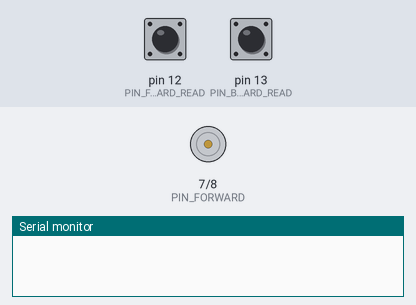
A sketch run on a simulated Arduino Uno, built with avr-gcc and run on an emulated ATmega328P. On the bench: motor-driver pin pairs drawn as motors (green arrow = first pin HIGH = forward, orange = second pin HIGH = backward, longer = more drive, scaled by the enable pin), the last lines printed to the serial monitor. The test bench sets the inputs (shaded band); at power-on: pin 12 (PIN_FORWARD_READ) HIGH, pin 13 (PIN_BACKWARD_READ) HIGH.

Above: at 6.8 s.
6.9 s: pin 12 (PIN_FORWARD_READ) pulled LOW for 3 s
At 9.3 s:
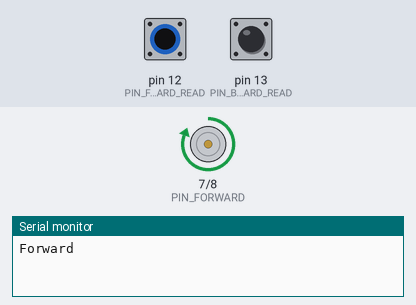
13.5 s: pin 13 (PIN_BACKWARD_READ) pulled LOW for 3 s
At 16.2 s:
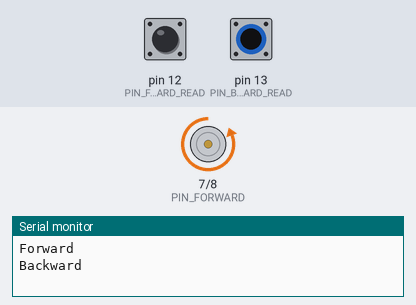
Timing chart, 0 to 18.0 s (numbered marks = the images above; inputs shaded):
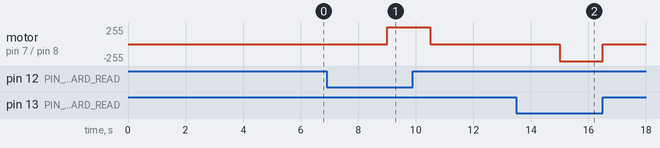

Measured:
- after the input at 6.9 s, motor on pin 7 (PIN_FORWARD) / pin 8 (PIN_BACKWARD): stopped → forward 255/255 after 2.1 s, → stopped 1.5 s later
- after the input at 13.5 s, motor on pin 7 (PIN_FORWARD) / pin 8 (PIN_BACKWARD): stopped → backward 255/255 after 1.5 s, → stopped 1.5 s later

The sketch:

try_driver.ino
```cpp
#define PIN_MOTOR_SPEED 5
#define PIN_FORWARD 7
#define PIN_BACKWARD 8
#define PIN_FORWARD_READ 12
#define PIN_BACKWARD_READ 13

void setup() {
  Serial.begin(9600);
  pinMode(PIN_MOTOR_SPEED, OUTPUT);
  pinMode(PIN_FORWARD, OUTPUT);
  pinMode(PIN_BACKWARD, OUTPUT);
  pinMode(PIN_FORWARD_READ, INPUT_PULLUP);
  pinMode(PIN_BACKWARD_READ, INPUT_PULLUP);
}

void loop() {
  if (!digitalRead(PIN_FORWARD_READ)) {
    digitalWrite(PIN_FORWARD, HIGH);
    digitalWrite(PIN_BACKWARD, LOW);
    Serial.println("Forward");
  } else if (!digitalRead(PIN_BACKWARD_READ)) {
    digitalWrite(PIN_FORWARD, LOW);
    digitalWrite(PIN_BACKWARD, HIGH);
    Serial.println("Backward");
  } else {
    digitalWrite(PIN_FORWARD, LOW);
    digitalWrite(PIN_BACKWARD, LOW);
  }
  analogWrite(PIN_MOTOR_SPEED, 255);

  delay(1500);
  analogWrite(PIN_MOTOR_SPEED, 0);
  delay(1500);
}
```
